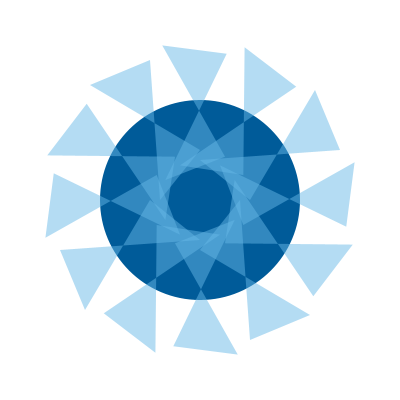
Frame 1 (no input)
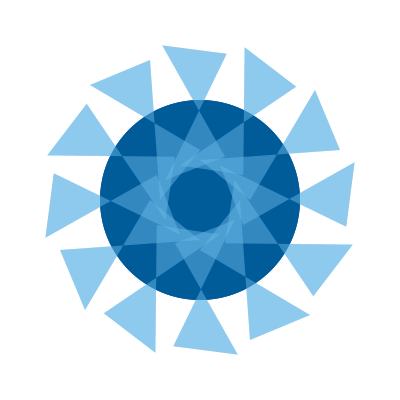
Frame 2 (the mouse pressed at the canvas centre, redrawn once)

The Processing sketch that drew these frames (run headless with seeded random() and noise(); the mouse was pressed at the canvas centre and the sketch redrawn once):

// Processing sketch: processing_84789
// ── processing_84789.pde

void setup()
{
  size(400,400);
  background(255);
}

void draw()
{
  noStroke();
  fill(0,91,153);
  ellipse(200,200,200,200);
  
  fill(102,183,230,125);
  translate(width/2, height/2);
for (int i=0;i<360;i+=30){
rotate(radians(30));
quad(0, 50, 110, 115, 50, 140, 40, 0);}
  
  noLoop();
}
